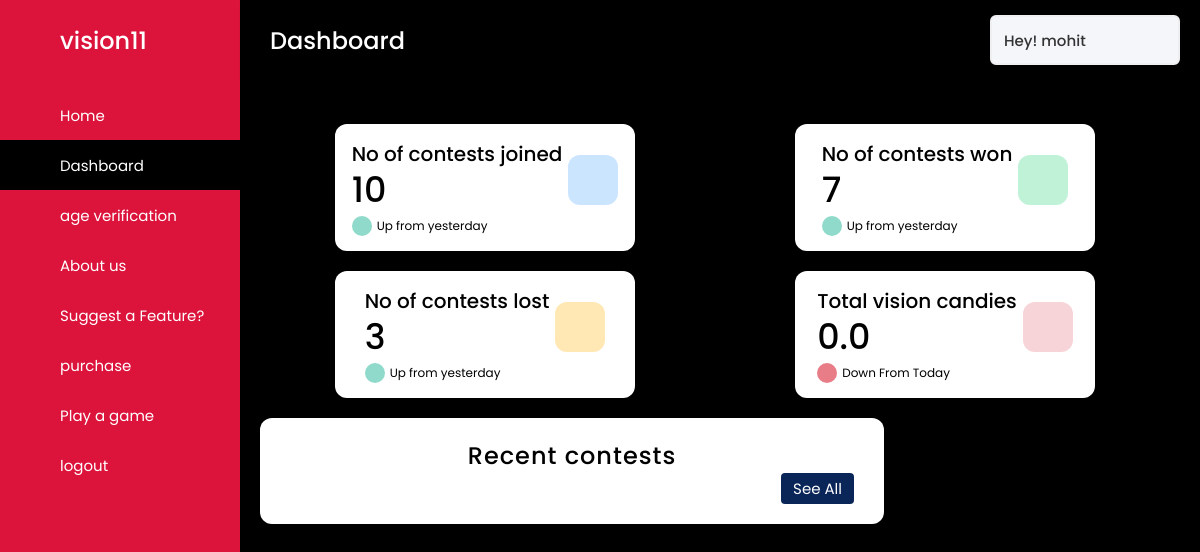
Page /dashboard (signed in) on the earlier database version.
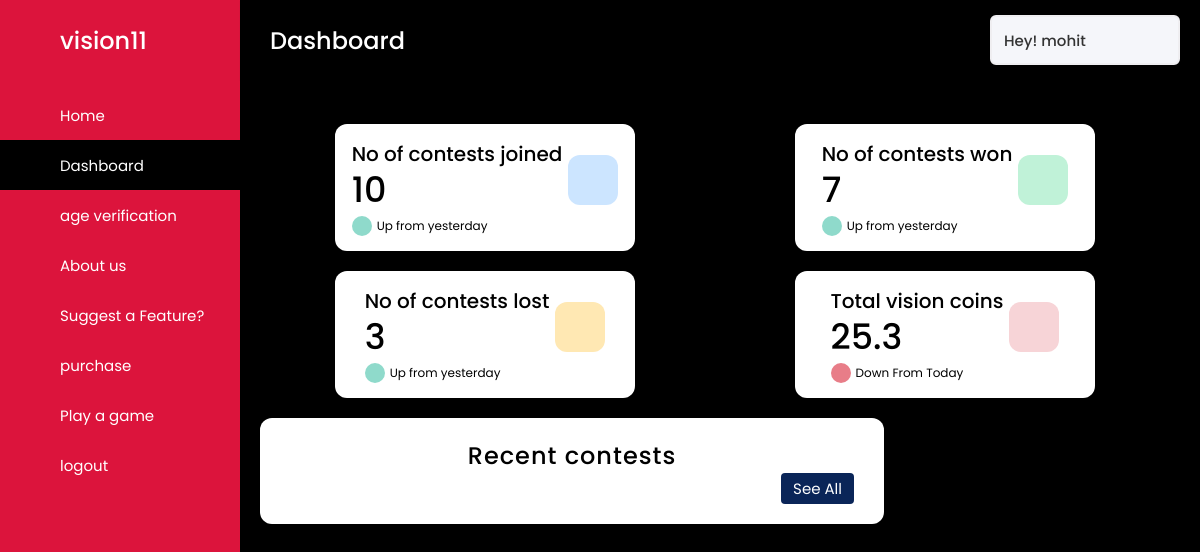
Same page on the later database version.
### usermanagerAPP/models.py (models this page shows, shortened)
class User1(AbstractUser):
    first_name = models.CharField(
        max_length=20
    )
    last_name = models.CharField(
        max_length=20
    )
    username = models.CharField(
        max_length=20,
        unique=True
    )
    age = models.IntegerField(
        null=True,
        blank=True
    )
    email = models.EmailField(
        max_length=50
    )
    vision_credits = models.FloatField(
        default=0
    )
    currency_type = models.CharField(
        choices=Currency_Choices,
        default=Choices.VISION_CANDIES,
        max_length=50
    )
    gender_type = models.CharField(
        choices=Gender_Choices,
        null=True,
        max_length=10
    )
    country = models.CharField(
        max_length=50
    )
    adult = models.BooleanField(
        'Adult_status',
        default=False
    )
    staff = models.BooleanField(
        'Staff_status',
        default=False
    )
    superuser = models.BooleanField(
        'super_user_status',
        default=False
    )
    aadhar_image = models.FileField(
        upload_to='others',
        null=True,
        blank=True
    )
    objects = UserManager()
    @property
    def is_adult(self):
        return self.adult

### mainAPP/views.py (the view)
# urls.py: path('dashboard',views.RenderDashboard),
@login_required(login_url='/accounts/login')
def RenderDashboard(request):
    return render(request, 'dashboard.html')

### templates/dashboard.html (shortened to what this page needs)
{% load static %}
{% load static %}
{% block content %}
<!DOCTYPE html>
<html lang="en">
<head>
  <link rel="stylesheet" href="{% static 'css/plans.css' %}">
  <link rel="stylesheet" href="{% static 'css/dashboard.css' %}">
</head>
  <body>
    <div class="sidebar" id="sidebar-dashboard">
      <div class="logo-details">
        <span class="logo_name">vision11</span>
      </div>
      <ul class="nav-links">
        <li>
          <a href="/">
            <span class="links_name">Home</span>
          </a>
        </li>
        <li>
          <a href="#" class="active" id="basedash">
            <span class="links_name">Dashboard</span>
          </a>
        </li>
        <li>
          <a href="#ageverification" id="ageverdash">
            <span class="links_name">age verification</span>
          </a>
        </li>
        <li>
          <a href="#aboutus" id="absdash">
            <span class="links_name">About us</span>
          </a>
        </li>
        <li>
          <a href="#suggestafeature" id="hefedash">
            <span class="links_name">Suggest a Feature?</span>
          </a>
        </li>
        <li>
          <a href="#purchase" id="purchase">
            <span class="links_name">purchase</span>
          </a>
        </li>
        <li>
          <a href="/play">
            <span class="links_name">Play a game</span>
          </a>
        </li>
        <li>
          <a href="/accounts/logout">
            <span class="links_name">logout</span>
          </a>
        </li>
      </ul>
    </div>
    <section class="home-section">
      <nav>
        <div class="sidebar-button">
          <span class="dashboard" style="color: white;">Dashboard</span>
        </div>
        <div class="profile-details">
          <span class="admin_name">Hey! {{user.username}}</span>
        </div>
      </nav>
      <div class="home-content" id="base-dashboard">
        <div class="overview-boxes">
          <div class="box">
            <div class="right-side">
              <div class="box-topic">No of contests joined</div>
              <div class="number">10</div>
              <div class="indicator">
                <i class='bx bx-up-arrow-alt'></i>
                <span class="text">Up from yesterday</span>
              </div>
            </div>
            <i class='bx bx-cart-alt cart'></i>
          </div>
          <div class="box">
            <div class="right-side">
              <div class="box-topic">No of contests won</div>
              <div class="number">7</div>
              <div class="indicator">
                <i class='bx bx-up-arrow-alt'></i>
                <span class="text">Up from yesterday</span>
              </div>
            </div>
            <i class='bx bxs-cart-add cart two'></i>
          </div>
          <div class="box">
            <div class="right-side">
              <div class="box-topic">No of contests lost</div>
              <div class="number">3</div>
              <div class="indicator">
                <i class='bx bx-up-arrow-alt'></i>
                <span class="text">Up from yesterday</span>
              </div>
            </div>
            <i class='bx bx-cart cart three'></i>
          </div>
          <div class="box">
            <div class="right-side">
              <div class="box-topic">Total {{user.currency_type}}</div>
              <div class="number">{{user.vision_credits}}</div>
              <div class="indicator">
                <i class='bx bx-down-arrow-alt down'></i>
                <span class="text">Down From Today</span>
              </div>
            </div>
            <i class='bx bxs-cart-download cart four'></i>
          </div>
        </div>
        <div class="sales-boxes">
          <div class="recent-sales box">
            <div class="title">Recent contests</div>
            <div class="button">
              <a href="#">See All</a>
            </div>
          </div>
        </div>
      </div>
    </section>
  </body>
</html>
{% endblock %}

### statics/css/plans.css (style rules this page uses)
* { box-sizing: border-box; padding: 0px; margin: 0px; font-family: cursive; }
.title { text-align: center; letter-spacing: 1px; }

### statics/css/dashboard.css (style rules this page uses)
* { margin: 0; padding: 0; box-sizing: border-box; font-family: 'Poppins', sans-serif; }
.sidebar { position: fixed; height: 100%; width: 240px; background: crimson; transition: all 0.5s ease; overflow-y: auto; }
.overview-boxes .box { min-width: 300px; margin-right: 10px; }
.sidebar .logo-details { height: 80px; display: flex; align-items: center; }
.sidebar .logo-details .logo_name { color: #fff; font-size: 24px; font-weight: 500; }
.sidebar .nav-links { margin-top: 10px; }
.sidebar .nav-links li { position: relative; list-style: none; height: 50px; }
.sidebar .nav-links li a { height: 100%; width: 100%; display: flex; align-items: center; text-decoration: none; transition: all 0.4s ease; }
.sidebar .nav-links li a.active { background: black; }
.sidebar .nav-links li a .links_name { color: #fff; font-size: 15px; font-weight: 400; white-space: nowrap; }
.home-section { position: relative; background: black; min-height: 100vh; width: calc(100% - 240px); left: 240px; transition: all 0.5s ease; }
.home-section nav { display: flex; justify-content: space-between; height: 80px; background: black; display: flex; align-items: center; position: fixed; width: calc(100% - 240px); left: 240px; z-index: 100; padding: 0 20px; box-shadow: 0 1px 1px rgba(0, 0, 0, 0.1); transition: all 0.5s ease; }
.home-section nav .sidebar-button { display: flex; align-items: center; font-size: 24px; font-weight: 500; }
.home-section nav .profile-details { display: flex; align-items: center; background: #F5F6FA; border: 2px solid #EFEEF1; border-radius: 6px; height: 50px; min-width: 190px; padding: 0 15px 0 2px; }
nav .profile-details .admin_name { font-size: 15px; font-weight: 500; color: #333; margin: 0 10px; white-space: nowrap; }
.home-section .home-content { position: relative; padding-top: 104px; }
.home-content .overview-boxes { display: flex; align-items: center; justify-content: space-around; flex-wrap: wrap; padding: 0 20px; margin-top: 20px; }
.overview-boxes .box,.staff-box,.suggestion_box { display: flex; align-items: center; justify-content: center; width: calc(100% / 4 - 15px); background: #fff; padding: 15px 14px; border-radius: 12px; box-shadow: 0 5px 10px rgba(0,0,0,0.1); margin-bottom: 20px; }
.overview-boxes .box-topic { font-size: 20px; font-weight: 500; }
.home-content .box .number { display: inline-block; font-size: 35px; margin-top: -6px; font-weight: 500; }
.home-content .box .indicator { display: flex; align-items: center; }
.home-content .box .indicator i { height: 20px; width: 20px; background: #8FDACB; line-height: 20px; text-align: center; border-radius: 50%; color: #fff; font-size: 20px; margin-right: 5px; }
.box .indicator i.down { background: #e87d88; }
.home-content .box .indicator .text { font-size: 12px; }
.home-content .box .cart { display: inline-block; font-size: 32px; height: 50px; width: 50px; background: #cce5ff; line-height: 50px; text-align: center; color: #66b0ff; border-radius: 12px; margin: -15px 0 0 6px; }
.home-content .box .cart.two { color: #2BD47D; background: #C0F2D8; }
.home-content .box .cart.three { color: #ffc233; background: #ffe8b3; }
.home-content .box .cart.four { color: #e05260; background: #f7d4d7; }
.home-content .sales-boxes { display: flex; justify-content: space-between; }
.home-content .sales-boxes .recent-sales { width: 65%; background: #fff; padding: 20px 30px; margin: 0 20px; border-radius: 12px; box-shadow: 0 5px 10px rgba(0, 0, 0, 0.1); }
.sales-boxes .box .title { font-size: 24px; font-weight: 500; }
.sales-boxes .box .button { width: 100%; display: flex; justify-content: flex-end; }
.sales-boxes .box .button a,.home-section .home-content .overview-boxes .right-side .button a { color: #fff; background: #0A2558; padding: 4px 12px; font-size: 15px; font-weight: 400; border-radius: 4px; text-decoration: none; transition: all 0.3s ease; }

Differences in the rows shown:
changed User1 "mohit": currency_type "vision candies" → "vision coins"; vision_credits "0.0" → "25.3"
